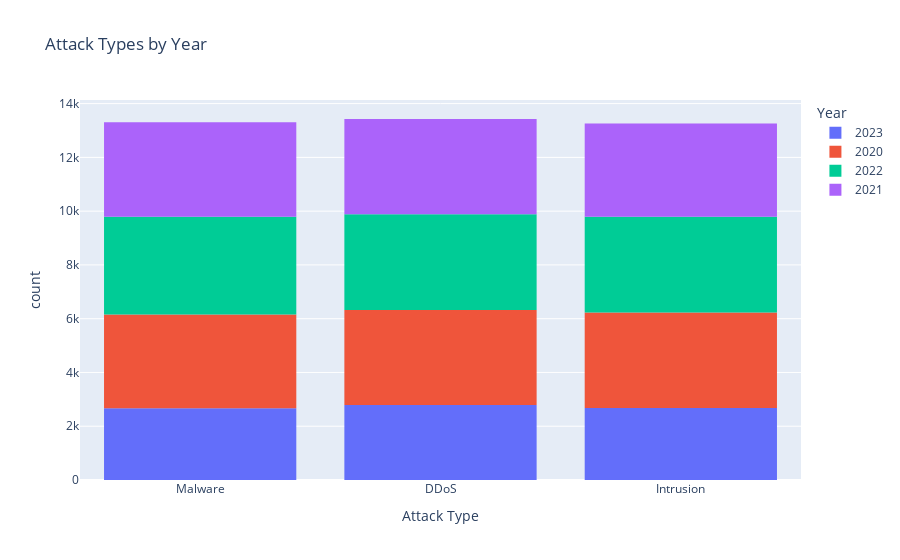

Notebook source saved alongside this figure:
### Code cell
plt = px.histogram(data, x='Attack Type', color='Year', title='Attack Types by Year')
plt.show()

### Figure 1 — Plotly figure (JSON) as saved in the notebook; plotly's stock layout.template omitted (floating-point values rounded to 4 significant figures; data arrays with more than 128 entries replaced by an {"elided": "..."} marker saying what was removed)
{"data": [{"bingroup": "x", "hovertemplate": "Year=2023<br>Attack Type=%{x}<br>count=%{y}<extra></extra>", "legendgroup": "2023", "marker": {"color": "#636efa", "pattern": {"shape": ""}}, "name": "2023", "orientation": "v", "showlegend": true, "type": "histogram", "x": {"elided": "8139 str values"}, "xaxis": "x", "yaxis": "y"}, {"bingroup": "x", "hovertemplate": "Year=2020<br>Attack Type=%{x}<br>count=%{y}<extra></extra>", "legendgroup": "2020", "marker": {"color": "#EF553B", "pattern": {"shape": ""}}, "name": "2020", "orientation": "v", "showlegend": true, "type": "histogram", "x": {"elided": "10573 str values"}, "xaxis": "x", "yaxis": "y"}, {"bingroup": "x", "hovertemplate": "Year=2022<br>Attack Type=%{x}<br>count=%{y}<extra></extra>", "legendgroup": "2022", "marker": {"color": "#00cc96", "pattern": {"shape": ""}}, "name": "2022", "orientation": "v", "showlegend": true, "type": "histogram", "x": {"elided": "10750 str values"}, "xaxis": "x", "yaxis": "y"}, {"bingroup": "x", "hovertemplate": "Year=2021<br>Attack Type=%{x}<br>count=%{y}<extra></extra>", "legendgroup": "2021", "marker": {"color": "#ab63fa", "pattern": {"shape": ""}}, "name": "2021", "orientation": "v", "showlegend": true, "type": "histogram", "x": {"elided": "10538 str values"}, "xaxis": "x", "yaxis": "y"}], "layout": {"barmode": "relative", "legend": {"title": {"text": "Year"}, "tracegroupgap": 0}, "title": {"text": "Attack Types by Year"}, "xaxis": {"anchor": "y", "domain": [0, 1], "title": {"text": "Attack Type"}}, "yaxis": {"anchor": "x", "domain": [0, 1], "title": {"text": "count"}}}}
